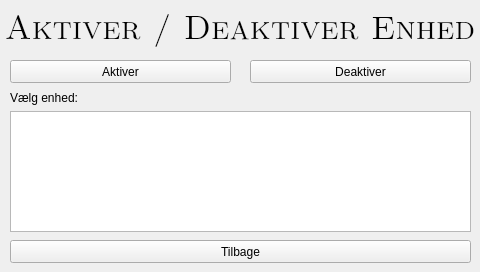
<?xml version="1.0" encoding="UTF-8"?>
<ui version="4.0">
 <class>winOnOff</class>
 <widget class="QWidget" name="winOnOff">
  <property name="geometry">
   <rect>
    <x>0</x>
    <y>0</y>
    <width>480</width>
    <height>272</height>
   </rect>
  </property>
  <property name="minimumSize">
   <size>
    <width>480</width>
    <height>272</height>
   </size>
  </property>
  <property name="maximumSize">
   <size>
    <width>480</width>
    <height>272</height>
   </size>
  </property>
  <property name="windowTitle">
   <string>Form</string>
  </property>
  <widget class="QLabel" name="lHead">
   <property name="enabled">
    <bool>true</bool>
   </property>
   <property name="geometry">
    <rect>
     <x>0</x>
     <y>0</y>
     <width>480</width>
     <height>51</height>
    </rect>
   </property>
   <property name="font">
    <font>
     <family>Latin Modern Roman Caps</family>
     <pointsize>25</pointsize>
     <underline>false</underline>
    </font>
   </property>
   <property name="text">
    <string>Aktiver / Deaktiver Enhed</string>
   </property>
   <property name="textFormat">
    <enum>Qt::AutoText</enum>
   </property>
   <property name="scaledContents">
    <bool>false</bool>
   </property>
   <property name="alignment">
    <set>Qt::AlignCenter</set>
   </property>
  </widget>
  <widget class="QPushButton" name="bOn">
   <property name="geometry">
    <rect>
     <x>10</x>
     <y>60</y>
     <width>221</width>
     <height>23</height>
    </rect>
   </property>
   <property name="text">
    <string>Aktiver</string>
   </property>
  </widget>
  <widget class="QPushButton" name="bOff">
   <property name="geometry">
    <rect>
     <x>250</x>
     <y>60</y>
     <width>221</width>
     <height>23</height>
    </rect>
   </property>
   <property name="text">
    <string>Deaktiver</string>
   </property>
  </widget>
  <widget class="QListWidget" name="list">
   <property name="geometry">
    <rect>
     <x>10</x>
     <y>111</y>
     <width>461</width>
     <height>121</height>
    </rect>
   </property>
  </widget>
  <widget class="QPushButton" name="bAbort">
   <property name="geometry">
    <rect>
     <x>10</x>
     <y>240</y>
     <width>461</width>
     <height>23</height>
    </rect>
   </property>
   <property name="text">
    <string>Tilbage</string>
   </property>
  </widget>
  <widget class="QLabel" name="lDesc">
   <property name="geometry">
    <rect>
     <x>10</x>
     <y>90</y>
     <width>231</width>
     <height>16</height>
    </rect>
   </property>
   <property name="text">
    <string>Vælg enhed:</string>
   </property>
  </widget>
 </widget>
 <resources/>
 <connections/>
</ui>
